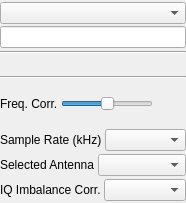
<?xml version="1.0" encoding="UTF-8"?>
<ui version="4.0">
 <class>GNURadioGui</class>
 <widget class="QWidget" name="GNURadioGui">
  <property name="geometry">
   <rect>
    <x>0</x>
    <y>0</y>
    <width>186</width>
    <height>203</height>
   </rect>
  </property>
  <property name="sizePolicy">
   <sizepolicy hsizetype="Preferred" vsizetype="Maximum">
    <horstretch>0</horstretch>
    <verstretch>0</verstretch>
   </sizepolicy>
  </property>
  <property name="windowTitle">
   <string>Gnuradio Source</string>
  </property>
  <layout class="QVBoxLayout" name="verticalLayout">
   <property name="spacing">
    <number>3</number>
   </property>
   <property name="leftMargin">
    <number>0</number>
   </property>
   <property name="topMargin">
    <number>2</number>
   </property>
   <property name="rightMargin">
    <number>0</number>
   </property>
   <property name="bottomMargin">
    <number>2</number>
   </property>
   <item>
    <layout class="QHBoxLayout" name="horizontalLayout_5">
     <item>
      <layout class="QVBoxLayout" name="verticalLayout_2">
       <property name="spacing">
        <number>2</number>
       </property>
       <item>
        <widget class="QComboBox" name="cboDevices">
         <property name="enabled">
          <bool>true</bool>
         </property>
         <property name="sizePolicy">
          <sizepolicy hsizetype="Preferred" vsizetype="Fixed">
           <horstretch>0</horstretch>
           <verstretch>0</verstretch>
          </sizepolicy>
         </property>
         <property name="editable">
          <bool>false</bool>
         </property>
         <property name="sizeAdjustPolicy">
          <enum>QComboBox::AdjustToMinimumContentsLength</enum>
         </property>
        </widget>
       </item>
       <item>
        <widget class="QLineEdit" name="txtDeviceArgs">
         <property name="enabled">
          <bool>true</bool>
         </property>
        </widget>
       </item>
      </layout>
     </item>
    </layout>
   </item>
   <item>
    <widget class="Line" name="line_5">
     <property name="orientation">
      <enum>Qt::Horizontal</enum>
     </property>
    </widget>
   </item>
   <item>
    <layout class="QHBoxLayout" name="horizontalLayout_3">
     <item>
      <spacer name="horizontalSpacer">
       <property name="orientation">
        <enum>Qt::Horizontal</enum>
       </property>
       <property name="sizeHint" stdset="0">
        <size>
         <width>0</width>
         <height>0</height>
        </size>
       </property>
      </spacer>
     </item>
     <item>
      <widget class="ValueDial" name="centerFrequency" native="true">
       <property name="sizePolicy">
        <sizepolicy hsizetype="Maximum" vsizetype="Maximum">
         <horstretch>0</horstretch>
         <verstretch>0</verstretch>
        </sizepolicy>
       </property>
       <property name="minimumSize">
        <size>
         <width>32</width>
         <height>16</height>
        </size>
       </property>
       <property name="font">
        <font>
         <family>Monospace</family>
         <pointsize>20</pointsize>
        </font>
       </property>
       <property name="focusPolicy">
        <enum>Qt::StrongFocus</enum>
       </property>
       <property name="toolTip">
        <string>Tuner center frequency in kHz</string>
       </property>
      </widget>
     </item>
     <item>
      <spacer name="horizontalSpacer_2">
       <property name="orientation">
        <enum>Qt::Horizontal</enum>
       </property>
       <property name="sizeHint" stdset="0">
        <size>
         <width>0</width>
         <height>0</height>
        </size>
       </property>
      </spacer>
     </item>
    </layout>
   </item>
   <item>
    <widget class="Line" name="line">
     <property name="orientation">
      <enum>Qt::Horizontal</enum>
     </property>
    </widget>
   </item>
   <item>
    <layout class="QHBoxLayout" name="horizontalLayout_4">
     <property name="spacing">
      <number>3</number>
     </property>
     <item>
      <widget class="QLabel" name="label">
       <property name="text">
        <string>Freq. Corr.</string>
       </property>
      </widget>
     </item>
     <item>
      <widget class="QSlider" name="sldFreqCorr">
       <property name="minimum">
        <number>-100</number>
       </property>
       <property name="maximum">
        <number>100</number>
       </property>
       <property name="tracking">
        <bool>true</bool>
       </property>
       <property name="orientation">
        <enum>Qt::Horizontal</enum>
       </property>
      </widget>
     </item>
     <item>
      <widget class="QLabel" name="lblFreqCorr">
       <property name="minimumSize">
        <size>
         <width>30</width>
         <height>0</height>
        </size>
       </property>
       <property name="layoutDirection">
        <enum>Qt::LeftToRight</enum>
       </property>
       <property name="text">
        <string/>
       </property>
       <property name="alignment">
        <set>Qt::AlignCenter</set>
       </property>
      </widget>
     </item>
    </layout>
   </item>
   <item>
    <layout class="QVBoxLayout" name="verticalLayoutGains"/>
   </item>
   <item>
    <layout class="QHBoxLayout" name="horizontalLayout_6">
     <property name="spacing">
      <number>3</number>
     </property>
     <item>
      <widget class="QLabel" name="label_2">
       <property name="text">
        <string>Sample Rate (kHz)</string>
       </property>
       <property name="textFormat">
        <enum>Qt::AutoText</enum>
       </property>
      </widget>
     </item>
     <item>
      <widget class="QComboBox" name="cboSampleRate">
       <property name="sizeAdjustPolicy">
        <enum>QComboBox::AdjustToMinimumContentsLength</enum>
       </property>
      </widget>
     </item>
    </layout>
   </item>
   <item>
    <layout class="QHBoxLayout" name="horizontalLayout_7">
     <property name="spacing">
      <number>3</number>
     </property>
     <item>
      <widget class="QLabel" name="label_3">
       <property name="text">
        <string>Selected Antenna</string>
       </property>
      </widget>
     </item>
     <item>
      <widget class="QComboBox" name="cboAntennas"/>
     </item>
    </layout>
   </item>
   <item>
    <layout class="QHBoxLayout" name="horizontalLayout_8">
     <property name="spacing">
      <number>3</number>
     </property>
     <item>
      <widget class="QLabel" name="label_4">
       <property name="text">
        <string>IQ Imbalance Corr.</string>
       </property>
      </widget>
     </item>
     <item>
      <widget class="QComboBox" name="cboIQBalance"/>
     </item>
    </layout>
   </item>
  </layout>
 </widget>
 <customwidgets>
  <customwidget>
   <class>ValueDial</class>
   <extends>QWidget</extends>
   <header>gui/valuedial.h</header>
   <container>1</container>
  </customwidget>
 </customwidgets>
 <resources/>
 <connections/>
</ui>
